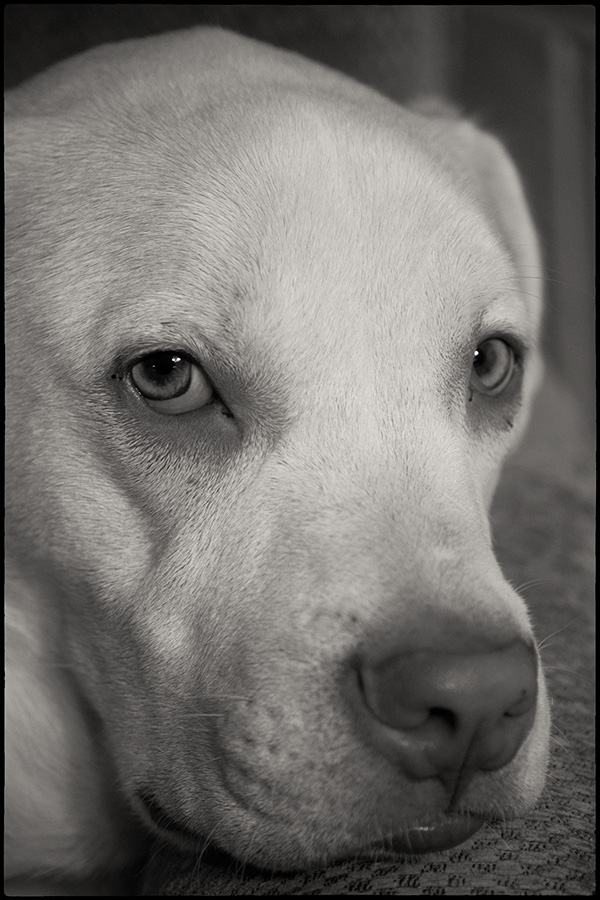
#> input picture lab_1/dog.png, 600 x 900 px
$ jupyter execute task_1.ipynb
#> lines starting #> are read from the running program, lines starting #| are printed output that depends on the picture
[cell 1]
import math

import cv2 as cv
import numpy as np
import matplotlib.pyplot as plt

[cell 2]
hist_size = 256
hist_range = (0, 256)

base_image = cv.imread('dog.png')
#> base_image is the input picture: shape (900, 600, 3); mean B, G, R 108.3, 111.7, 114
base_image = cv.cvtColor(base_image, cv.COLOR_BGR2GRAY)
#> base_image: shape (900, 600)

dr_pixel = base_image.min()
#> dr_pixel = 0
br_pixel = base_image.max()
#> br_pixel = 255

[cell 3]
# 'lut' stands for 'look up table'
def apply_lut(image, lut):
    new_image = image.copy().astype(np.float32)
    for x in range(image.shape[0]):
        for y in range(image.shape[1]):
            new_image[x, y] = lut[image[x, y]]

    return new_image

def image_hist_plot(image, hist):
    _, axis = plt.subplots(1, 2, figsize=(15, 5))

    axis[0].imshow(image, cmap='gray')
    axis[0].axis('off')

    axis[1].bar([i for i in range(256)], hist)

    plt.show()

Базовая гистограмма

[cell 4]
base_hist, _ = np.histogram(
    base_image,
    bins=hist_size, range=hist_range
)
#> base_hist = 256 values, max 7383 at index 0, min 0 at index 225, mean 2109.4

cum_sum = np.cumsum(base_hist) / (base_image.shape[0] * base_image.shape[1])
#> cum_sum = 256 values from 0.0137 to 1

image_hist_plot(base_image, base_hist)

Арифметический сдвиг

[cell 5]
offset_image = cv.add(base_image, 40)
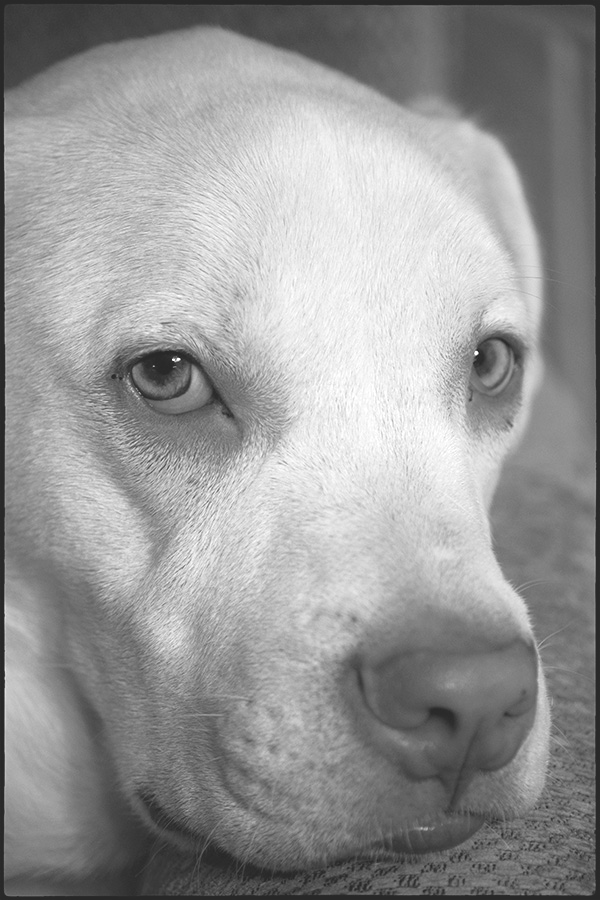
#> offset_image: shape (900, 600); min 40, max 255, mean 151.8

offset_hist, _ = np.histogram(
    offset_image,
    bins=hist_size, range=hist_range
)
#> offset_hist = 256 values, max 7383 at index 40, min 0 at index 0, mean 2109.4

image_hist_plot(offset_image, offset_hist)

Растяжение диапозона

[cell 6]
# Normalize brightness values from 0 to 1
stretched_image = base_image.copy()
stretched_image = stretched_image.astype(np.float32) / 255

alpha = 0.5
s_dr_pixel = stretched_image.min()
#> s_dr_pixel = 0
s_br_pixel = stretched_image.max()
#> s_br_pixel = 1

# Apply changes to all image pixels
for x in range(base_image.shape[0]):
    for y in range(base_image.shape[1]):
        stretched_image[x, y] = np.power(
            (stretched_image[x, y] - s_dr_pixel) / (s_br_pixel - s_dr_pixel),
            alpha
        )
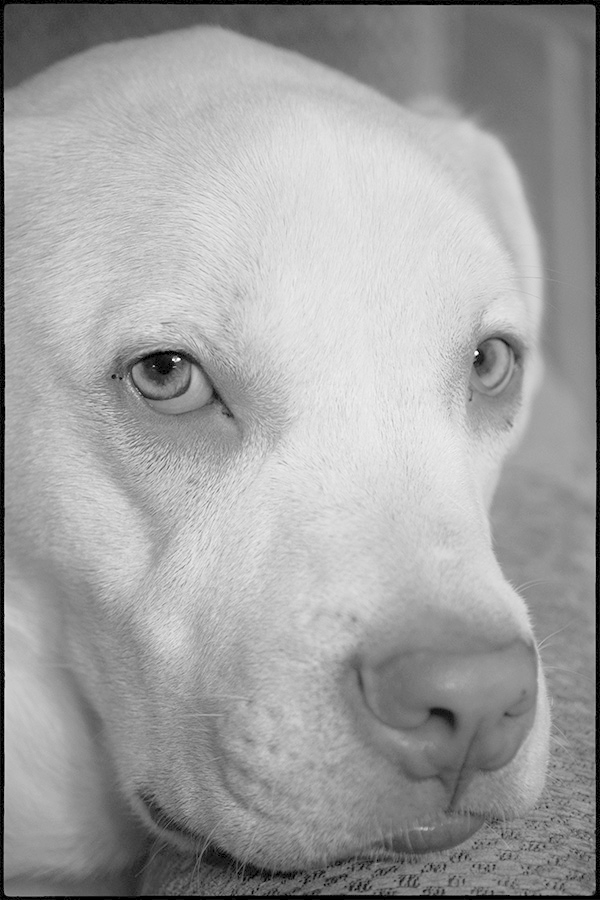
#> stretched_image: shape (900, 600) float32; min 0, max 1, mean 0.634

# Normalize brightness values back
stretched_image = (255 * stretched_image).clip(0, 255).astype(np.uint8)

stretched_hist, _ = np.histogram(
    stretched_image,
    bins=hist_size, range=hist_range
)
#> stretched_hist = 256 values, max 9250 at index 141, min 0 at index 1, mean 2109.4

image_hist_plot(stretched_image, stretched_hist)

Равномерное преобразование

[cell 7]
uniform_lut = [
    (br_pixel - dr_pixel)*cum_sum[intensity] + dr_pixel
    for intensity in range(hist_size)
]
#> uniform_lut = 256 values from 3.49 to 255

uniform_image = apply_lut(base_image, uniform_lut)

uniform_hist, _ = np.histogram(
    uniform_image,
    bins=hist_size, range=hist_range
)
#> uniform_hist = 256 values, max 7383 at index 3, min 0 at index 0, mean 2109.4

image_hist_plot(uniform_image, uniform_hist)

[cell 8]
uniform_cum_sum = np.cumsum(uniform_hist) / (uniform_image.shape[0] * uniform_image.shape[1])
#> uniform_cum_sum = 256 values from 0 to 1

plt.plot(uniform_cum_sum)
plt.show()
#> figure, not shown here; curve peaks at x = 255, y = 1

Экспоненциальное преобразование

[cell 9]
alpha = .02

exp_lut = [
    dr_pixel - (1 / alpha) * math.log(1 - cum_sum[intensity])
    if 1 - cum_sum[intensity] != 0 else intensity
    for intensity in range(hist_size)
]
#> exp_lut = 256 values, max 570.4 at index 254, min 0.688 at index 0, mean 128.4

exp_image = apply_lut(base_image, exp_lut)
#> after the loop in apply_lut (call 2), `for x in range(image.shape[0]):`:
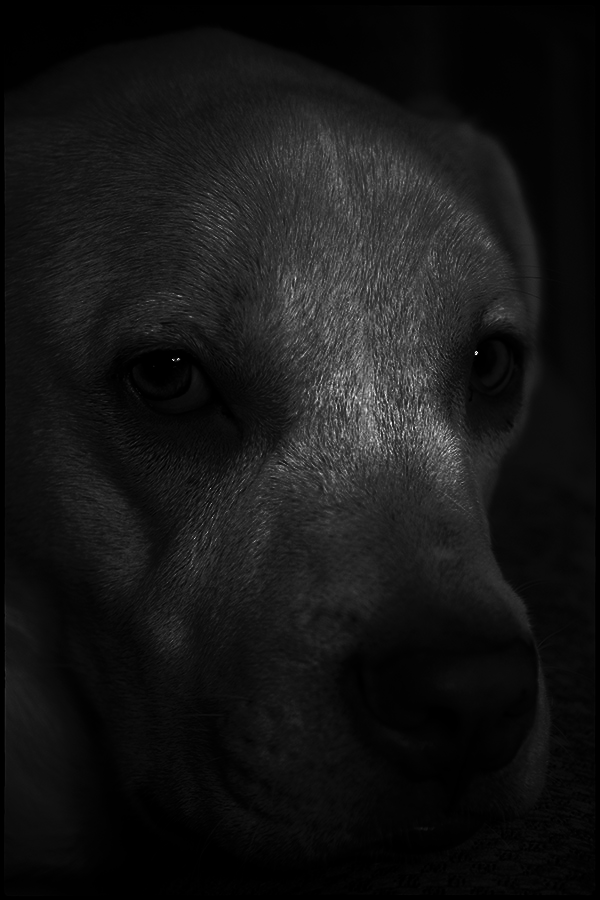
#> new_image: shape (900, 600) float32; min 0.688, max 570.4, mean 50.7; drawn with min black and max white

exp_hist, _ = np.histogram(
    exp_image,
    bins=hist_size, range=hist_range
)
#> exp_hist = 256 values, max 10592 at index 9, min 0 at index 65, mean 2094.8

image_hist_plot(exp_image, exp_hist)

[cell 10]
exp_cum_sum = np.cumsum(exp_hist) / (exp_image.shape[0] * exp_image.shape[1])
#> exp_cum_sum = 256 values from 0.0195 to 0.993

plt.plot(exp_cum_sum)
plt.show()
#> figure, not shown here; curve peaks at x = 255, y = 0.993

Преобразование по закону Рэлея

[cell 11]
alpha = 85

ray_lut = [
    dr_pixel + ( 2*(alpha**2)*math.log(1 / (1 - cum_sum[intensity])) ) ** (1/2)
    for intensity in range(hist_size)
]
#> ray_lut = 256 items, first 6: 14.1, 16.85, 18.01, 18.65, 19.1, 19.45

ray_image = apply_lut(base_image, ray_lut)
#> after the loop in apply_lut (call 3), `for x in range(image.shape[0]):`:
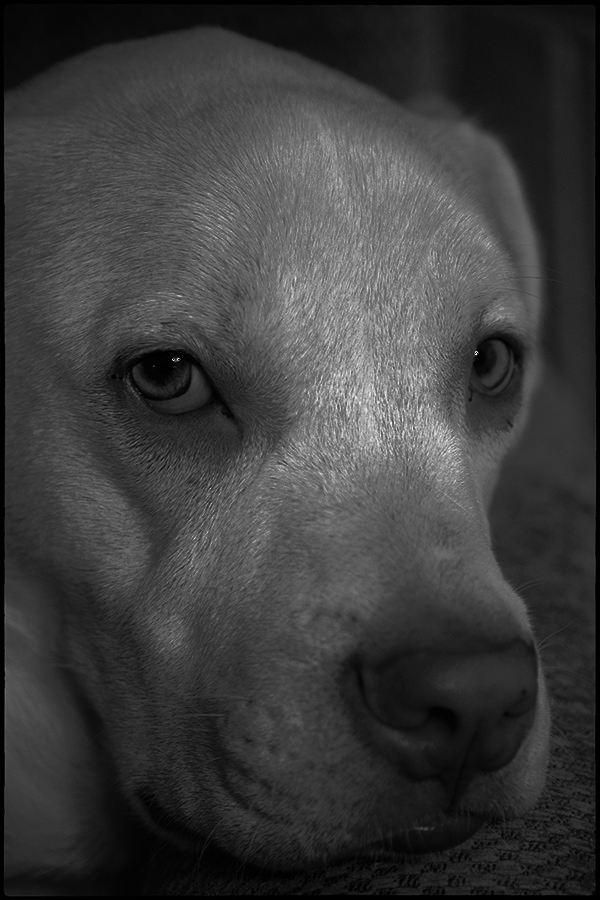
#> new_image: shape (900, 600) float32; 0% of the values are NaN or infinite; the others: min 14.1, max 406, mean 107.2; drawn with min black, max white, NaN and infinite black

ray_hist, _ = np.histogram(
    ray_image,
    bins=hist_size, range=hist_range
)
#> ray_hist = 256 values, max 7393 at index 81, min 0 at index 0, mean 2086.1

image_hist_plot(ray_image, ray_hist)

[cell 12]
ray_cum_sum = np.cumsum(ray_hist) / (ray_image.shape[0] * ray_image.shape[1])
#> ray_cum_sum = 256 values from 0 to 0.989

plt.plot(ray_cum_sum)
plt.show()
#> figure, not shown here; curve peaks at x = 255, y = 0.989

Преобразование по закону степени 2/3

[cell 13]
fr_lut = [
    cum_sum[intensity] ** (2 / 3)
    for intensity in range(hist_size)
]
#> fr_lut = 256 values from 0.0572 to 1

fr_image = apply_lut(base_image, fr_lut)
#> after the loop in apply_lut (call 4), `for x in range(image.shape[0]):`:
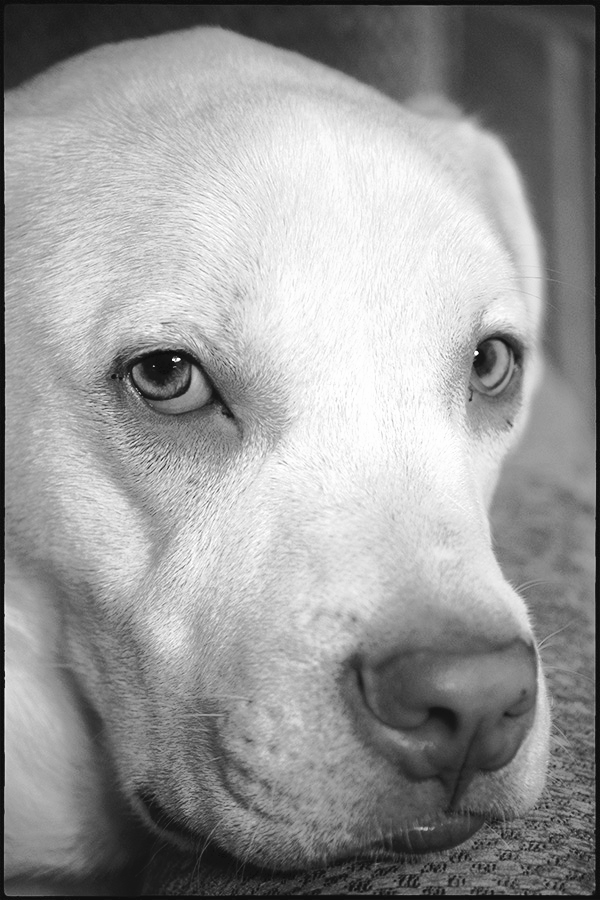
#> new_image: shape (900, 600) float32; min 0.0572, max 1, mean 0.603

fr_hist, _ = np.histogram(
    fr_image,
    bins=hist_size, range=(0, 1)
)
#> fr_hist = 256 values, max 7383 at index 14, min 0 at index 0, mean 2109.4

image_hist_plot(fr_image, fr_hist)

[cell 14]
fr_cum_sum = np.cumsum(fr_hist) / (fr_image.shape[0] * fr_image.shape[1])
#> fr_cum_sum = 256 values from 0 to 1

plt.plot(fr_cum_sum)
plt.show()
#> figure, not shown here; curve peaks at x = 255, y = 1

Гиперболическое преобразование

[cell 15]
alpha = 0.04

hyper_lut = [
    np.power(alpha, cum_sum[intensity])
    for intensity in range(hist_size)
]
#> hyper_lut = 256 values, max 0.957 at index 0, min 0.04 at index 255, mean 0.293

hyper_image = apply_lut(base_image, hyper_lut)
#> after the loop in apply_lut (call 5), `for x in range(image.shape[0]):`:
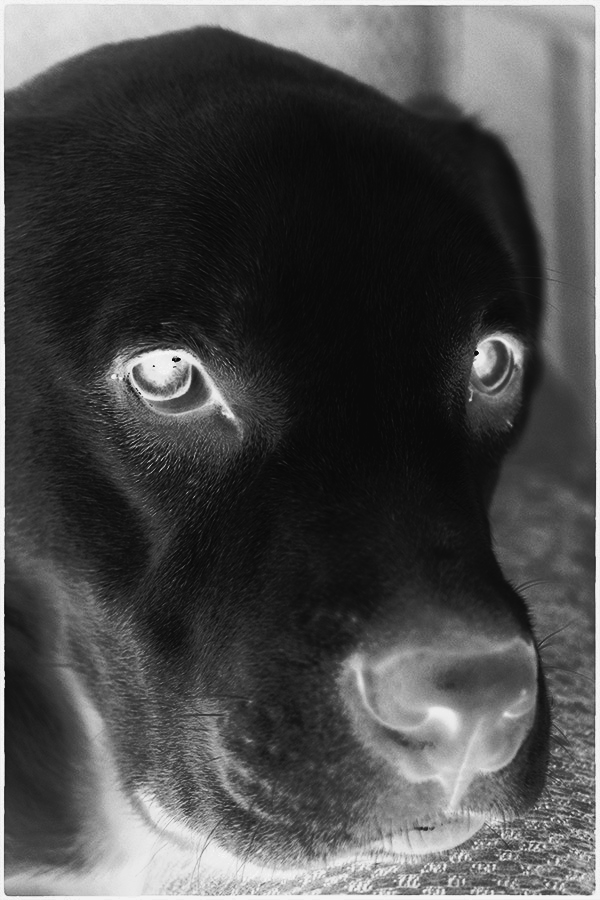
#> new_image: shape (900, 600) float32; min 0.04, max 0.957, mean 0.296

hyper_hist, _ = np.histogram(
    hyper_image,
    bins=hist_size, range=(0, 1)
)
#> hyper_hist = 256 values, max 14439 at index 11, min 0 at index 0, mean 2109.4

image_hist_plot(hyper_image, hyper_hist)
#> in image_hist_plot (call 8), `plt.show()`:
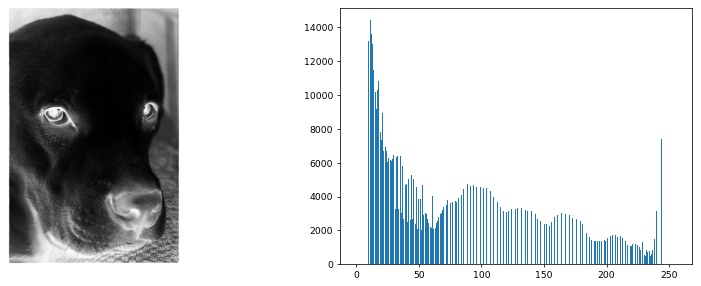
#> figure drawn by matplotlib, 2 panels; panel 2: tallest bar 14439 high, from x = 10.6 to 11.4

[cell 16]
hyper_cum_sum = np.cumsum(hyper_hist) / (hyper_image.shape[0] * hyper_image.shape[1])
#> hyper_cum_sum = 256 values from 0 to 1

plt.plot(hyper_cum_sum)
plt.show()
#> figure, not shown here; curve peaks at x = 244, y = 1

[cell 17]
k = 1 / 64

solr_lut = [
    (intensity*(br_pixel - intensity)) / intensity
    for intensity in range(hist_size)
]
#> solr_lut = 256 items, first 6: nan, 254, 253, 252, 251, 250

solr_image = apply_lut(base_image, solr_lut)
#> after the loop in apply_lut (call 6), `for x in range(image.shape[0]):`:
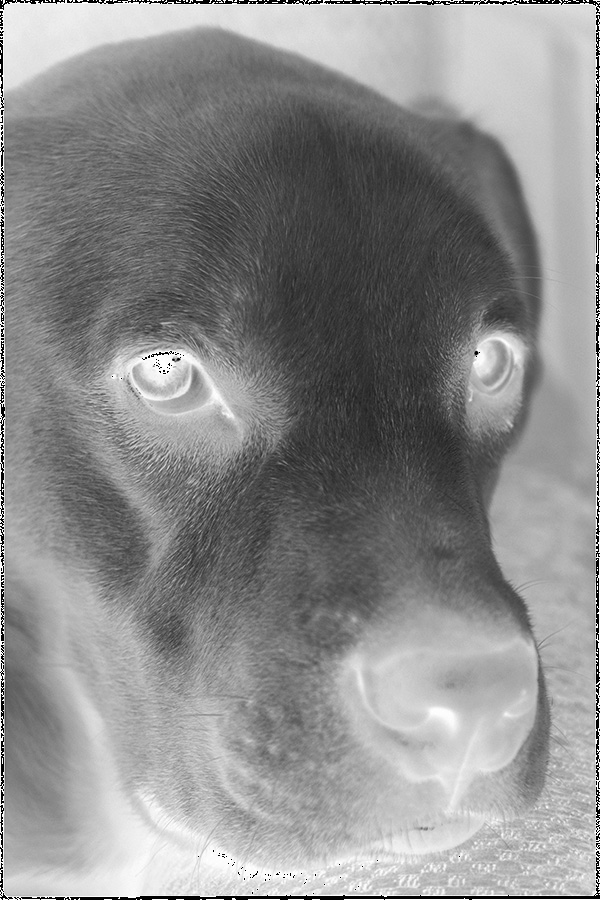
#> new_image: shape (900, 600) float32; 1.37% of the values are NaN or infinite; the others: min 0, max 254, mean 141.6; drawn with min black, max white, NaN and infinite black

solr_hist, _ = np.histogram(
    solr_image,
    bins=hist_size, range=hist_range
)
#> solr_hist = 256 values, max 4773 at index 177, min 0 at index 2, mean 2080.5

solr_cum_sum = np.cumsum(solr_hist) / (solr_image.shape[0] * solr_image.shape[1])
#> solr_cum_sum = 256 values from 1.11e-05 to 0.986

image_hist_plot(solr_image, solr_hist)

Сравнение

[cell 18]
_, axis = plt.subplots(3, 3, figsize=(10, 13))

axis[0][0].imshow(base_image, cmap='gray')
axis[0][0].axis('off')

axis[0][1].imshow(offset_image, cmap='gray')
axis[0][1].axis('off')

axis[0][2].imshow(stretched_image, cmap='gray')
axis[0][2].axis('off')

axis[1][0].imshow(uniform_image, cmap='gray')
axis[1][0].axis('off')

axis[1][1].imshow(exp_image, cmap='gray')
axis[1][1].axis('off')

axis[1][2].imshow(ray_image, cmap='gray')
axis[1][2].axis('off')

axis[2][0].imshow(fr_image, cmap='gray')
axis[2][0].axis('off')

axis[2][1].imshow(hyper_image, cmap='gray')
axis[2][1].axis('off')

axis[2][2].imshow(solr_image, cmap='gray')
axis[2][2].axis('off')

plt.show()

[cell 19]
_, axis = plt.subplots(3, 3, figsize=(15, 15))
bins = [i for i in range(256)]

axis[0][0].bar(bins, base_hist)

axis[0][1].bar(bins, offset_hist)

axis[0][2].bar(bins, stretched_hist)

axis[1][0].bar(bins, uniform_hist)

axis[1][1].bar(bins, exp_hist)

axis[1][2].bar(bins, ray_hist)

axis[2][0].bar(bins, fr_hist)

axis[2][1].bar(bins, hyper_hist)

axis[2][2].bar(bins, solr_hist)

plt.show()
#> figure, not shown here; panel 1: tallest bar 7383 high, from x = -0.4 to 0.4; panel 2: tallest bar 7383 high, from x = 39.6 to 40.4; panel 3: tallest bar 9250 high, from x = 140.6 to 141.4; panel 4: tallest bar 7383 high, from x = 2.6 to 3.4

[cell 20]
_, axis = plt.subplots(3, 3, figsize=(15, 15))

axis[0][0].plot(cum_sum)

axis[0][1].plot(np.cumsum(offset_hist) / (offset_image.shape[0] * offset_image.shape[1]))

axis[0][2].plot(np.cumsum(stretched_hist) / (stretched_image.shape[0] * stretched_image.shape[1]))

axis[1][0].plot(uniform_cum_sum)

axis[1][1].plot(exp_cum_sum)

axis[1][2].plot(ray_cum_sum)

axis[2][0].plot(fr_cum_sum)

axis[2][1].plot(hyper_cum_sum)

axis[2][2].plot(solr_cum_sum)

plt.show()
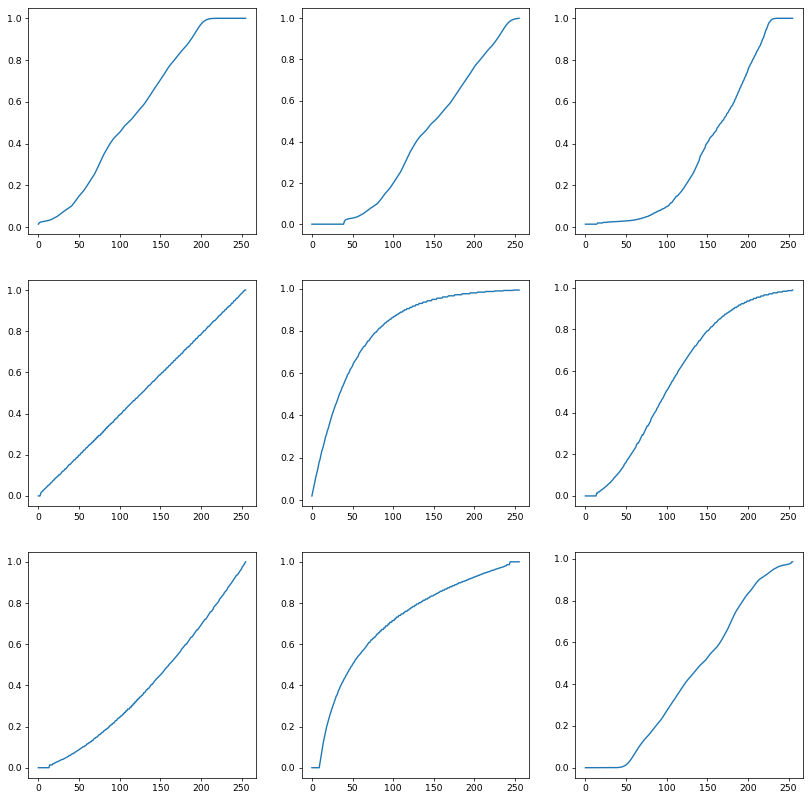
#> figure drawn by matplotlib, 9 panels; panel 1: curve peaks at x = 255, y = 1; panel 2: curve peaks at x = 255, y = 1; panel 3: curve peaks at x = 255, y = 1; panel 4: curve peaks at x = 255, y = 1
